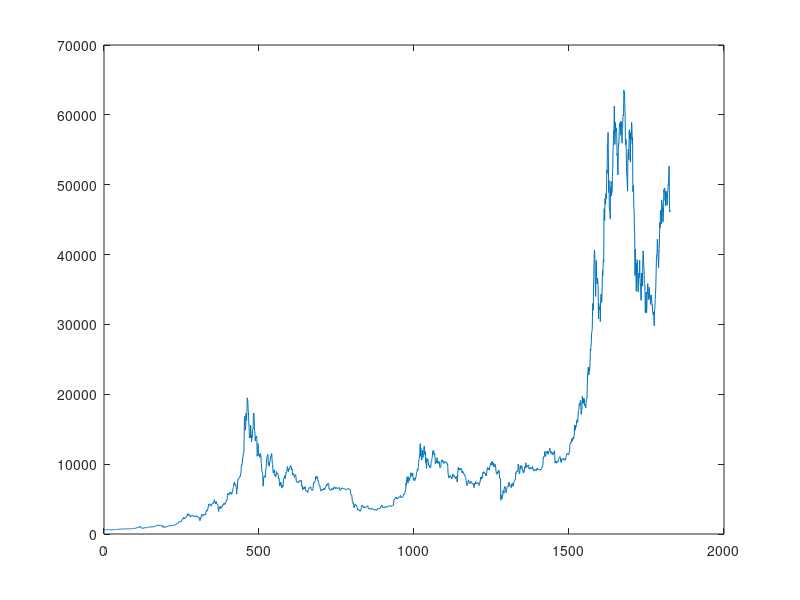

Recreate this plot in MATLAB. (Note: this script raises an error after producing the figure.)
clear;clc;tic;
t=load('data.mat').BG;t1=t(:,2);
plot(1:length(t1),t1);hold on                       
[imf, residual, info] =emd(t1,'Interpolation','pchip','Display',1);
[mm,nn]=size(imf);ttstar=zeros(mm,1);
for cc=1:length(t1)-29
E=zeros(30,30);
d=zeros(nn+1,1);
xh=zeros(nn+2,1);
for ab=1:nn
E=dvg(imf(cc:cc+29,ab));
K=sum(E,2);Kin=sum(E);Ks=sum(Kin);
Q=zeros(length(K));
for i=1:length(K)-1
Q(i,:)=E(i,:)/K(i);
end
alpha=0.2;
Q=Q*(1-alpha)+alpha*eye(length(K));
Pai=eye(length(K));Pai=Q'*Pai;
for i=2:length(K)
Pai=Q'*Pai+Pai;
toc;
end
S=zeros(length(K),length(K));
for i=1:length(K)
for j=1:length(K)
S(j,i)=(K(i)*Kin(j)/(2*Ks))*Pai(j,i);
end
end
[m,n]=max(S(length(K),:));
d(ab)=30-n;
xh(ab)=cc+30-d(ab);
end
d(nn+1,1)=d(1);
xh(nn+1,1)=cc+30-d(nn+1,1);xh(nn+2,1)=cc+29;tt=zeros(nn+1,1);
for i=1:nn+1
if xh(i,1)==xh(i+1,1)
tt(i,1)=t1(cc+29);
else
tt(i,1)=(t1(xh(i,1))-t1(xh(i+1,1)))/(xh(i,1)-xh(i+1,1))+t1(cc+29);
end
w(i)=d(i,1)/sum(d);
end
ttstar(cc+30,1)=sum(tt'.*w);
end
plot(ttstar,'r');
% save("bite.mat","ttstar")
% save("gold.mat","ttstar")
%%%%%%%%%%%%%%%%%%%%
function E=dvg(x)
n=length(x);
E=zeros(n,n);
for i=1:n
for j=i:n
if j==i+1
E(i,j)=1;continue;
end
for k=i+1:j-1
y(k)=x(j)+(x(i)-x(j))*(j-k)/(j-i);
if y(k)<=x(k)
E(i,j)=0;break;
else
E(i,j)=1;
end
end
end
end
end
%%%%%%%%%%%%%%%%%%%%%%%%%%%%%%%%%%%%%%%%%%%%%%%%%%%%%%%%%%%%%%%%%%%%%